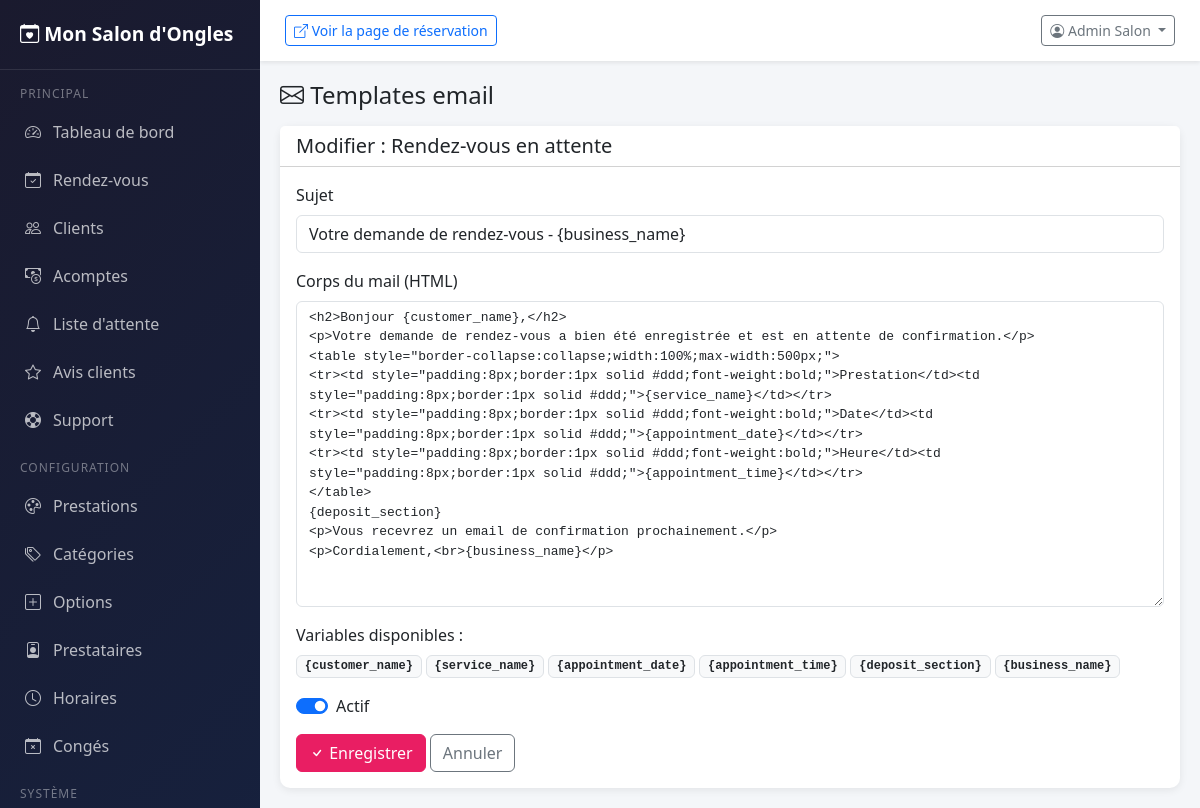
Page /admin/index.php?page=email-templates&edit=2 (signed in) on the committed database.
### tables this page shows
CREATE TABLE IF NOT EXISTS `ab_email_templates` (
  `id` INT UNSIGNED AUTO_INCREMENT PRIMARY KEY,
  `slug` VARCHAR(100) NOT NULL UNIQUE,
  `name` VARCHAR(200) NOT NULL,
  `subject` VARCHAR(255) NOT NULL,
  `body` TEXT NOT NULL,
  `variables` TEXT COMMENT 'Variables disponibles (JSON)',
  `is_active` TINYINT(1) DEFAULT 1,
  `updated_at` DATETIME DEFAULT CURRENT_TIMESTAMP ON UPDATE CURRENT_TIMESTAMP
);

### admin/index.php (called while the page is built, shortened)
<?php
require_once __DIR__ . '/../core/App.php';
$page = $_GET['page'] ?? 'dashboard';
$pageFile = __DIR__ . '/pages/' . $page . '.php';
if (file_exists($pageFile)) {
    if ($page === 'login') {
        require $pageFile;
    } else {
        require __DIR__ . '/layout.php';
    }
} else {
    http_response_code(404);
    echo 'Page non trouvée';
}

### core/Database.php (called while the page is built, shortened)
<?php
class Database {
    private static ?Database $instance = null;
    private PDO $pdo;
    private function __construct() {
        $dsn = 'mysql:host=' . AB_DB_HOST . ';dbname=' . AB_DB_NAME . ';charset=' . AB_DB_CHARSET;
        $this->pdo = new PDO($dsn, AB_DB_USER, AB_DB_PASS, [
            PDO::ATTR_ERRMODE => PDO::ERRMODE_EXCEPTION,
            PDO::ATTR_DEFAULT_FETCH_MODE => PDO::FETCH_ASSOC,
            PDO::ATTR_EMULATE_PREPARES => false,
        ]);
        $this->pdo->exec("SET time_zone = '+00:00'");
    }
    public static function getInstance(): self {
        if (self::$instance === null) {
            self::$instance = new self();
        }
        return self::$instance;
    }
    public function query(string $sql, array $params = []): PDOStatement {
        $stmt = $this->pdo->prepare($sql);
        $stmt->execute($params);
        return $stmt;
    }
    public function fetchOne(string $sql, array $params = []): ?array {
        $result = $this->query($sql, $params)->fetch();
        return $result ?: null;
    }
}

### core/App.php (called while the page is built, shortened)
<?php
require_once __DIR__ . '/Database.php';
function ab_url(string $path = ''): string {
    static $baseUrl = null;
    if ($baseUrl === null) {
        if (defined('AB_BASE_URL') && AB_BASE_URL !== '' && AB_BASE_URL !== 'http://localhost/ABAppointments') {
            $baseUrl = rtrim(AB_BASE_URL, '/');
        } elseif (isset($_SERVER['HTTP_HOST'])) {
            $scheme = (!empty($_SERVER['HTTPS']) && $_SERVER['HTTPS'] !== 'off') ? 'https' : 'http';
            $scriptDir = dirname($_SERVER['SCRIPT_NAME']);
            if (preg_match('#/(public|admin|api)$#', $scriptDir)) {
                $scriptDir = dirname($scriptDir);
            }
            $baseUrl = $scheme . '://' . $_SERVER['HTTP_HOST'] . rtrim($scriptDir, '/');
        } else {
            $baseUrl = rtrim(AB_BASE_URL, '/');
        }
    }
    return $baseUrl . '/' . ltrim($path, '/');
}
function ab_escape(string $str): string {
    return htmlspecialchars($str, ENT_QUOTES, 'UTF-8');
}

### admin/pages/email-templates.php (the view, shortened to what this page needs)
<?php
$db = Database::getInstance();
$editTemplate = isset($_GET['edit']) ? $db->fetchOne("SELECT * FROM ab_email_templates WHERE id = ?", [(int)$_GET['edit']]) : null;
?>
<h4 class="mb-3"><i class="bi bi-envelope"></i> Templates email</h4>
<?php if ($editTemplate): ?>
<div class="card">
    <div class="card-header bg-white"><h5 class="mb-0">Modifier : <?= ab_escape($editTemplate['name']) ?></h5></div>
    <div class="card-body">
        <form method="POST">
            <div class="mb-3">
                <label class="form-label">Sujet</label>
                <input type="text" name="subject" class="form-control" value="<?= ab_escape($editTemplate['subject']) ?>">
            </div>
            <div class="mb-3">
                <label class="form-label">Corps du mail (HTML)</label>
                <textarea name="body" class="form-control" rows="15" style="font-family:monospace;font-size:13px;"><?= ab_escape($editTemplate['body']) ?></textarea>
            </div>
            <div class="mb-3">
                <label class="form-label">Variables disponibles :</label>
                <div class="d-flex flex-wrap gap-1">
                    <?php foreach (json_decode($editTemplate['variables'] ?? '[]', true) as $v): ?>
                    <code class="badge bg-light text-dark border">{<?= $v ?>}</code>
                    <?php endforeach; ?>
                </div>
            </div>
            <div class="form-check form-switch mb-3">
                <input type="checkbox" name="is_active" class="form-check-input" <?= $editTemplate['is_active'] ? 'checked' : '' ?>>
                <label class="form-check-label">Actif</label>
            </div>
            <button type="submit" class="btn btn-primary"><i class="bi bi-check"></i> Enregistrer</button>
            <a href="<?= ab_url('admin/index.php?page=email-templates') ?>" class="btn btn-outline-secondary">Annuler</a>
        </form>
    </div>
</div>
<?php endif; ?>

### rows in the picture
ab_email_templates: name "Rendez-vous en attente", subject "Votre demande de rendez-vous - {business_name}", body "<h2>Bonjour {customer_name},</h2> <p>Votre demande de rendez-vous a bien été enregistrée et est en attente de confirmation.</p> <table style=\"border-collapse:collapse;width:100%;max-width:500px;\"> <tr><td style=\"padding:8px;border:1px solid #ddd;font-weight:bold;\">Prestation</td><td style=\"padding:8px;border:1px solid #ddd;\">{service_name}</td></tr> <tr><td style=\"padding:8px;border:1px solid #ddd;font-weight:bold;\">Date</td><td style=\"padding:8px;border:1px solid #ddd;\">{appointment_date}</td></tr> <tr><td style=\"padding:8px;border:1px solid #ddd;font-weight:bold;\">Heure</td><td style=\"padding:8px;border:1px solid #ddd;\">{appointment_time}</td></tr> </table> {deposit_section} <p>Vous…", variables "customer_name", variables "service_name", variables "appointment_date", variables "appointment_time", variables "deposit_section", variables "business_name", is_active "☑"

### other values in the picture
ab_escape(ab_setting('business_name', 'ABAppointments')) "Mon Salon d'Ongles"
ab_escape($userName) "Admin Salon"
